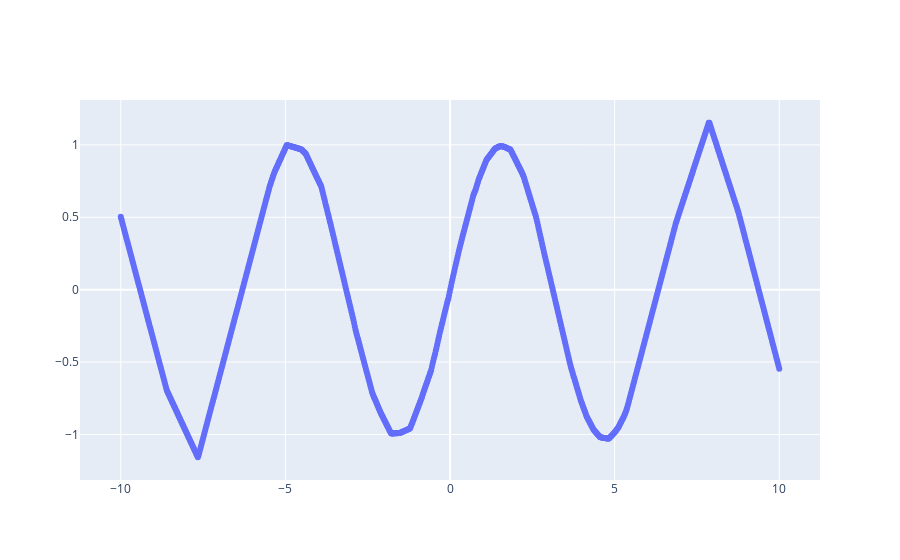

Notebook source saved alongside this figure:
### Code cell
fig = go.Figure()
fig.add_trace(go.Scatter(x=test_x, y=res,mode="markers"))
fig.show()

### Figure 1 — Plotly figure (JSON) as saved in the notebook; plotly's stock layout.template omitted (floating-point values rounded to 4 significant figures; data arrays with more than 128 entries replaced by an {"elided": "..."} marker saying what was removed)
{"data": [{"mode": "markers", "type": "scatter", "x": {"elided": "1000 float values"}, "y": {"elided": "1000 float values"}}], "layout": {}}
